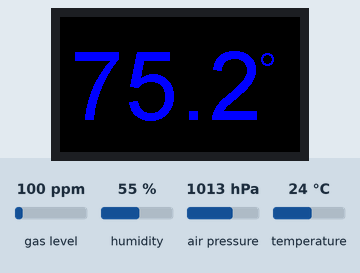
Bench run of a program on a simulated ESP32. On the bench: 240×135 colour display. Inputs (shaded band) come from the test bench; at power-on: temperature 24 °C, gas level 100 ppm, humidity 55 %, air pressure 1013 hPa. WiFi joins after 1.5 s; servers stay silent unless stated; the local clock reads 2024-03-15 10:24:30 at power-on unless the program sets it; what the program prints to the serial monitor is not drawn.

Above: at 2.8 s.
2.9 s: temperature set to 12 °C
At 12.9 s:
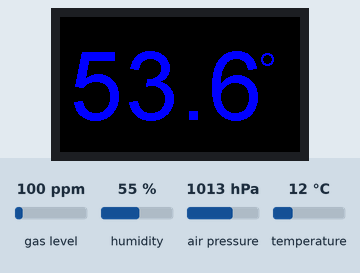
13.6 s: temperature set to 19 °C
At 23.4 s:
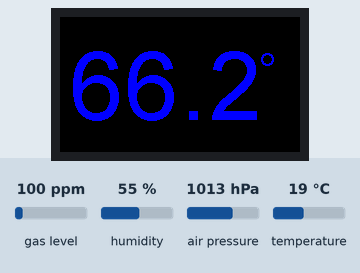
25.4 s: temperature set to 28 °C
At 33.9 s:
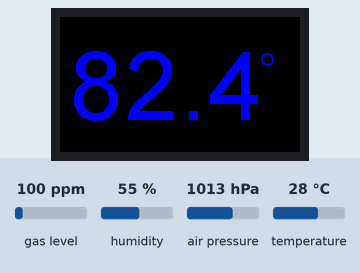
Timing chart, 0 to 35.4 s (numbered marks = the images above; inputs shaded):
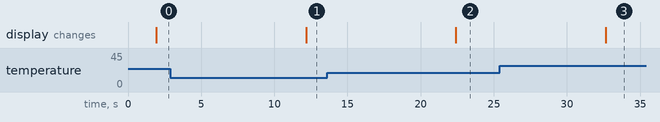

Measured:
- after the input at 2.9 s, the display: changes after 9.3 s (image 1)
- after the input at 13.6 s, the display: changes after 8.8 s (image 2)
- after the input at 25.4 s, the display: changes after 7.3 s (image 3)

The program:

main.cpp
```cpp
// REST Temperature
// Features:
// 1. T-Display

#include <TFT_eSPI.h>

TFT_eSPI tft = TFT_eSPI();


//https://randomnerdtutorials.com/esp32-date-time-ntp-client-server-arduino/
//https://www.survivingwithandroid.com/esp32-rest-api-esp32-api-server/
//https://www.mischianti.org/2020/05/24/rest-server-on-esp8266-and-esp32-get-and-json-formatter-part-2/
#include <Arduino.h>
#include <WiFi.h>
#include <WebServer.h>
#include <ArduinoJson.h>
#include <Wire.h>
#include <Adafruit_Sensor.h>
#include <Adafruit_BME680.h>
#include "time.h"
const char* ntpServer = "pool.ntp.org";
//const long  gmtOffset_sec = 3600 * 4;
const long  gmtOffset_sec = 3600 * -8;
const int   daylightOffset_sec = 3600;

#define MAX_ELEMENTS 427 // 428 -> Crash

#define BME_SCK 13
#define BME_MISO 12
#define BME_MOSI 11
#define BME_CS 10
#define SEALEVELPRESSURE_HPA (1013.25)

Adafruit_BME680 bme; // I2C
const char *SSID = "Hunter";
const char *PWD = "saturday";
const int red_pin = 5;
const int green_pin = 18;
const int blue_pin = 19;
// Setting PWM frequency, channels and bit resolution
const int frequency = 5000;
const int redChannel = 0;
const int greenChannel = 1;
const int blueChannel = 2;
const int resolution = 8;
int SAMPLE_INTERVAL = 10 * 1000;

WebServer server(80);
StaticJsonDocument<250> jsonDocument;
StaticJsonDocument<34000> jsonDocument_temperature;
char buffer[34000];
float temperature;
float humidity;
float pressure;
String printLocalTime();
void setup_task();
void getMenu();
void getData();
void resetData();
void getTemperature();
void getPressure();
void getHumidity();
void getSettings();
void setup_routing();
void read_sensor_data(void * parameter);

void setup()
{
  tft.init();
  tft.setRotation(1);
  tft.fillScreen(TFT_BLUE);

  Serial.begin(9600);
  while (!Serial);
  Serial.println(F("BME680 async test"));

  if (!bme.begin()) {
    Serial.println(F("Could not find a valid BME680 sensor, check wiring!"));
    while (1);
  }

  // Set up oversampling and filter initialization
  bme.setTemperatureOversampling(BME680_OS_8X);
  bme.setHumidityOversampling(BME680_OS_2X);
  bme.setPressureOversampling(BME680_OS_4X);
  bme.setIIRFilterSize(BME680_FILTER_SIZE_3);
  bme.setGasHeater(320, 150); // 320*C for 150 ms

  Serial.print("Connecting to Wi-Fi");
  WiFi.begin(SSID, PWD);
  while (WiFi.status() != WL_CONNECTED)
  {
    Serial.print(".");
    delay(500);

  // Init and get the time
  configTime(gmtOffset_sec, daylightOffset_sec, ntpServer);
  printLocalTime();
  }

  Serial.print("Connected! IP Address: ");
  Serial.println(WiFi.localIP());
  setup_task();
  setup_routing();
}


void setup_task()
{
  xTaskCreate(
  read_sensor_data,
  "Read sensor data",
  2000,
  NULL,
  1,
  NULL
  );
}


void setup_routing()
{
  server.on("/", getMenu);
  server.on("/temperature", getTemperature);
  server.on("/pressure", getPressure);
  server.on("/humidity", getHumidity);
  server.on("/data", getData);
  //  server.on("/led", HTTP_POST, handlePost);
  server.on("/reset", resetData);
  server.on(F("/set"), HTTP_GET, getSettings);
  server.begin();
}


void getMenu()
{
    jsonDocument.clear();
    jsonDocument_temperature.clear();
    Serial.println("Data reset");

    DynamicJsonDocument doc1(2048);
    doc1["reset"] = "Great Success !";

    // Serialize JSON document
    String json;
    serializeJson(doc1, json);
    server.send(200, "application/html", json);
}


void getSettings()
{
    Serial.println("getSettings()");
    Serial.println( server.args() );

    String message = "";

    for ( uint8_t i = 0; i < server.args(); i++ )
    {
      message += " " + server.argName ( i ) + ": " + server.arg ( i ) + "\n";
      String name1 = server.argName ( i );
      //      String value1 = server.arg ( i );

      if ( name1.equals("interval") )
      {
        SAMPLE_INTERVAL = server.arg ( i ).toInt();
        Serial.println( SAMPLE_INTERVAL );
      }
    }

    Serial.println( message );
    //    if (server.arg("interval")== "true")
    //    {
    //        response+= ",\"signalStrengh\": \""+String(WiFi.RSSI())+"\"";
    //    }
    DynamicJsonDocument doc1(2048);
    doc1["set"] = "Great Success !";

    // Serialize JSON document
    String json;
    serializeJson(doc1, json);
    server.send(200, "application/json", json);
}

void create_json(char *tag, float value, char *unit)
{
  jsonDocument.clear();
  jsonDocument["type"] = tag;
  jsonDocument["value"] = value;
  jsonDocument["unit"] = unit;
  serializeJson(jsonDocument, buffer);
}

void add_json_object(char *tag, float value, char *unit)
{

  JsonObject obj = jsonDocument.createNestedObject();
  obj["type"] = tag;
  obj["value"] = value;
  obj["unit"] = unit;

  int dic_size = jsonDocument_temperature.size();
  if (dic_size >= MAX_ELEMENTS)
  {
      Serial.println("Remove 1");
      jsonDocument_temperature.remove(0);
  }
  Serial.println( dic_size );

  JsonObject objt = jsonDocument_temperature.createNestedObject();
    objt["time"] = printLocalTime();
    //    objt["type"] = tag;
    objt["value"] = value;
    //    objt["unit"] = unit;
}


void loop_bme()
{
  unsigned long endTime = bme.beginReading();
  if (endTime == 0)
  {
    Serial.println(F("Failed to begin reading :("));
    return;
  }
  delay(50); // This represents parallel work.
  if (!bme.endReading())
  {
    Serial.println(F("Failed to complete reading :("));
    return;
  }
    float new_temperature = bme.temperature * 9 / 5 + 32;
//  Serial.print(F("Temperature = "));
//  Serial.print(temperature);
//  Serial.println(F(" *F"));

  pressure = bme.pressure / 100.0;
//  Serial.print(F("Pressure = "));
//  Serial.print( pressure );
//  Serial.println(F(" hPa"));
//
  humidity = bme.humidity;
//  Serial.print(F("Humidity = "));
//  Serial.print(humidity);
//  Serial.println(F(" %"));
//
//  Serial.print(F("Gas = "));
//  Serial.print(bme.gas_resistance / 1000.0);
//  Serial.println(F(" KOhms"));
//
//  Serial.print(F("Approx. Altitude = "));
//  Serial.print(bme.readAltitude(SEALEVELPRESSURE_HPA));
//  Serial.println(F(" m"));

    if ( new_temperature < 350 )
    {
      temperature = new_temperature;
      add_json_object("temperature", temperature, "° F");
      tft.fillScreen(TFT_BLACK);
      tft.setTextColor(TFT_BLUE);
      // int t = temperature;
      String ts = String(temperature, 1);
      String F = "°";
      tft.drawString(ts, 10, 30, 8);
      tft.drawString("o", 200, 30, 4);
    }
}


void read_sensor_data(void * parameter)
{
   for (;;)
   {
      loop_bme();
      vTaskDelay(SAMPLE_INTERVAL / portTICK_PERIOD_MS);
   }
}


void resetData(){
    jsonDocument.clear();
    jsonDocument_temperature.clear();
    Serial.println("Data reset");

    DynamicJsonDocument doc1(2048);
    doc1["reset"] = "Great Success !";

    // Serialize JSON document
    String json;
    serializeJson(doc1, json);
    server.send(200, "application/json", json);
}

void getTemperature()
{
  Serial.println("Get temperature");
  serializeJson(jsonDocument_temperature, buffer);
  server.send(200, "application/json", buffer);
}


void getHumidity()
{
  // Serial.println("Get humidity");
  create_json("humidity", humidity, "%");
  server.send(200, "application/json", buffer);
}

void getPressure() {
  // Serial.println("Get pressure");
  create_json("pressure", pressure, "hPa");
  server.send(200, "application/json", buffer);
}

void getData()
{
  // Serial.println("Get BME280 Sensor Data");
  jsonDocument.clear();
  // add_json_object("temperature", temperature, "°C");
  add_json_object("temperature", temperature, "°F");
  add_json_object("humidity", humidity, "%");
  add_json_object("pressure", pressure, "hPa");
  serializeJson(jsonDocument, buffer);
  server.send(200, "application/json", buffer);
}

void handlePost()
{
  if (server.hasArg("plain") == false)
  {}
  String body = server.arg("plain");
  deserializeJson(jsonDocument, body);

  int red_value = jsonDocument["red"];
  int green_value = jsonDocument["green"];
  int blue_value = jsonDocument["blue"];

  ledcWrite(redChannel, red_value);
  ledcWrite(greenChannel,green_value);
  ledcWrite(blueChannel, blue_value);

  server.send(200, "application/json", "{}");
}


void loop()
{
  server.handleClient();
}


String printLocalTime()
{
  struct tm timeinfo;
  if(!getLocalTime(&timeinfo))
  {
    Serial.println("Failed to obtain time");
    return "Error";
  }
  //  Serial.println(&timeinfo, "print - %A, %B %d %Y %H:%M:%S");

  //https://arduino.stackexchange.com/questions/52676/how-do-you-convert-a-formatted-print-statement-into-a-string-variable
  char timeStringBuff[50]; //50 chars should be enough
  strftime(timeStringBuff, sizeof(timeStringBuff), "%A, %B %d %Y %H:%M:%S", &timeinfo);
  //print like "const char*"
  //  Serial.println(timeStringBuff);
  //Optional: Construct String object
  String asString(timeStringBuff);
  return asString;
}
```
